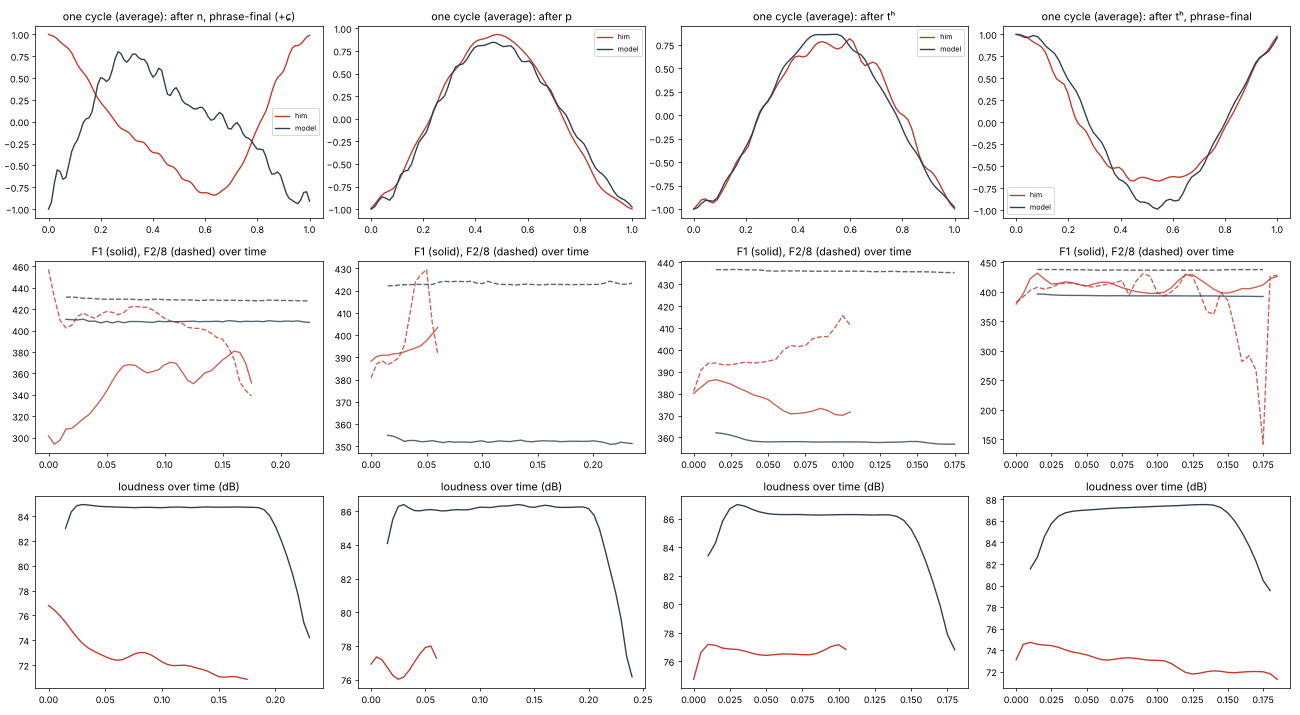

Here is the Python script that generated this plot:
"""Everything about his "ee", over time and cycle by cycle, vs the model.

Not just the average spectrum: how it CHANGES, which is what separates a
living voice from a "computery" one.

  per cycle   period, peak, RMS; shape stability (correlation of each cycle
              with the next); open/closed look of the waveform
  over time   pitch, loudness, F1/F2/F3, H1-H2, bright-band level (3-5 kHz),
              spectral movement (flux) frame to frame
  noise       noise between harmonics per band, and how steady it is in time
  envelope    onset (how it starts) and offset (how it ends)

    python analysis/physics/ee_props.py MODEL_PREFIX  (e.g. out/build/ee_tone_)
      -> analysis/physics/ee_props.json, ee_props_*.png
"""
import json, sys, warnings
from pathlib import Path

import numpy as np
import parselmouth as pm
import soundfile as sf
from parselmouth.praat import call
from scipy.signal import resample_poly

warnings.filterwarnings("ignore")
ROOT = Path(__file__).resolve().parents[2]
SR = 24000
HIS = [(0.79, 0.99, "after n, phrase-final (+ɕ)"), (1.52, 1.60, "after p"), (1.77, 1.90, "after tʰ"),
       (2.09, 2.30, "after tʰ, phrase-final")]


def load_his(s, e, pad=0.03):
    x, sr = sf.read(ROOT / "reference/source/prince_reference.wav"); x = x.mean(1)
    return resample_poly(x[int((s - pad) * sr): int((e + pad) * sr)], SR, sr), pad


def cycles(snd, f0min=150, f0max=700):
    pp = call(snd, "To PointProcess (periodic, cc)", f0min, f0max)
    n = call(pp, "Get number of points")
    return np.array([call(pp, "Get time from index", i + 1) for i in range(n)])


def props(x, t0=0.0, t1=None):
    snd = pm.Sound(x, SR); dur = snd.duration; t1 = t1 or dur
    out = {}
    # per cycle
    tc = cycles(snd); tc = tc[(tc > t0) & (tc < t1)]
    if len(tc) > 6:
        per = np.diff(tc); out["n_cycles"] = len(per)
        out["period_cv_pct"] = float(np.std(np.diff(per)) / np.mean(per) * 100 / np.sqrt(2))   # cycle-to-cycle
        segs = [x[int(a * SR): int(b * SR)] for a, b in zip(tc[:-1], tc[1:])]
        L = int(np.median([len(s) for s in segs]))
        cyc = np.array([np.interp(np.linspace(0, 1, L), np.linspace(0, 1, len(s)), s) for s in segs if len(s) > 4])
        rms = np.sqrt(np.mean(cyc ** 2, 1)); out["rms_cv_pct"] = float(np.std(np.diff(rms)) / np.mean(rms) * 100 / np.sqrt(2))
        cc = [np.corrcoef(a, b)[0, 1] for a, b in zip(cyc[:-1], cyc[1:])]
        out["shape_corr"] = float(np.median(cc)); out["shape_corr_p10"] = float(np.percentile(cc, 10))
        out["mean_cycle"] = (cyc.mean(0) / (np.abs(cyc.mean(0)).max() + 1e-9)).tolist()
    # over time (5 ms)
    F = snd.to_formant_burg(time_step=0.005, max_number_of_formants=5, maximum_formant=8000)
    P = snd.to_pitch_ac(time_step=0.005, pitch_floor=150, pitch_ceiling=700)
    I = snd.to_intensity(minimum_pitch=150, time_step=0.005)
    ts = np.arange(t0 + 0.01, t1 - 0.01, 0.005)
    tr = {"t": ts.tolist(), "f0": [P.get_value_at_time(t) for t in ts], "dB": [I.get_value(t) for t in ts]}
    for i in (1, 2, 3):
        tr[f"F{i}"] = [F.get_value_at_time(i, t) for t in ts]
    # spectral frames: H1-H2, bright band, flux
    n = int(0.03 * SR); win = np.hanning(n); fq = np.fft.rfftfreq(4096, 1 / SR)
    H12, BR, SPEC = [], [], []
    for t, f0 in zip(ts, tr["f0"]):
        c = int(t * SR); seg = x[max(0, c - n // 2): c + n // 2]
        if len(seg) < n or not np.isfinite(f0):
            H12.append(np.nan); BR.append(np.nan); continue
        S = 20 * np.log10(np.abs(np.fft.rfft(seg * win, 4096)) + 1e-9); SPEC.append(S[fq < 6000])
        h1 = S[(fq > .8 * f0) & (fq < 1.2 * f0)].max(); h2 = S[(fq > 1.8 * f0) & (fq < 2.2 * f0)].max()
        H12.append(h1 - h2); BR.append(10 * np.log10(np.mean(10 ** (S[(fq > 3000) & (fq < 5000)] / 10))) - h1)
    tr["H1H2"] = H12; tr["bright"] = BR
    SPEC = np.array(SPEC)
    if len(SPEC) > 3:
        fl = np.sqrt(np.mean(np.diff(SPEC, axis=0) ** 2, 1)); out["flux_med"] = float(np.median(fl))
    for k in ("f0", "dB", "F1", "F2", "F3", "H1H2", "bright"):
        v = np.array(tr[k], float); v = v[np.isfinite(v)]
        if len(v) > 4:
            mid = v[len(v) // 5: -len(v) // 5] if len(v) > 10 else v
            out[f"{k}_mean"] = float(np.mean(mid)); out[f"{k}_sd"] = float(np.std(mid))
            out[f"{k}_trend"] = float(mid[-1] - mid[0]) if len(mid) > 1 else 0.0
    out["track"] = tr
    # envelope: onset (10->90% of peak level) and offset
    env = np.array(tr["dB"], float); env = env[np.isfinite(env)]
    if len(env) > 5:
        pk = env.max(); out["onset_ms"] = float(5 * np.argmax(env > pk - 3)); out["offset_ms"] = float(5 * (len(env) - 1 - np.where(env > pk - 3)[0][-1]))
    return out


def main():
    prefix = sys.argv[1] if len(sys.argv) > 1 else str(ROOT / "out/build/ee_tone_")
    model_files = sorted(Path(prefix).parent.glob(Path(prefix).name + "*.wav"))
    model_files = [p for p in model_files if p.stem.split("_")[-1].isdigit()]
    rows = []
    for (s, e, ctx) in HIS:
        x, pad = load_his(s, e)
        r = props(x, pad, pad + (e - s)); r["who"] = "him"; r["ctx"] = ctx; r["f0"] = r.get("f0_mean"); rows.append(r)
    for p in model_files:
        y, sr = sf.read(p); y = resample_poly(y, SR, sr) if sr != SR else y
        r = props(y); r["who"] = "model"; r["ctx"] = p.stem; rows.append(r)
    keys = ["f0_mean", "period_cv_pct", "rms_cv_pct", "shape_corr", "shape_corr_p10", "flux_med", "f0_sd", "dB_sd",
            "F1_sd", "F2_sd", "F3_sd", "H1H2_sd", "bright_sd", "F1_trend", "F2_trend", "f0_trend", "dB_trend", "onset_ms", "offset_ms"]
    print(f"{'':28}" + "".join(f"{k[:11]:>12}" for k in keys))
    for r in rows:
        print(f"{r['who'] + ' ' + r['ctx'][:22]:28}" + "".join(f"{r.get(k, np.nan):12.2f}" for k in keys))
    (ROOT / "analysis/physics/ee_props.json").write_text(json.dumps(rows, default=float))
    # figure: waveform cycles + tracks
    import matplotlib; matplotlib.use("Agg"); import matplotlib.pyplot as plt
    hs = [r for r in rows if r["who"] == "him"]; ms = [r for r in rows if r["who"] == "model"]
    fig, ax = plt.subplots(3, 4, figsize=(20, 11))
    for j in range(4):
        for r, c, lab in ((hs[j], "#c0392b", "him"), (ms[j] if j < len(ms) else None, "#2c3e50", "model")):
            if r is None or "mean_cycle" not in r:
                continue
            ax[0, j].plot(np.linspace(0, 1, len(r["mean_cycle"])), r["mean_cycle"], color=c, label=lab)
            tr = r["track"]; t = np.array(tr["t"]) - tr["t"][0]
            ax[1, j].plot(t, np.array(tr["F1"]), color=c, alpha=.8); ax[1, j].plot(t, np.array(tr["F2"]) / 8, "--", color=c, alpha=.8)
            ax[2, j].plot(t, tr["dB"], color=c); ax2 = ax[2, j]
        ax[0, j].set_title(f"one cycle (average): {hs[j]['ctx']}"); ax[0, j].legend(fontsize=8)
        ax[1, j].set_title("F1 (solid), F2/8 (dashed) over time"); ax[2, j].set_title("loudness over time (dB)")
    plt.tight_layout(); plt.savefig(ROOT / "analysis/physics/ee_props.png", dpi=65)


if __name__ == "__main__":
    main()
